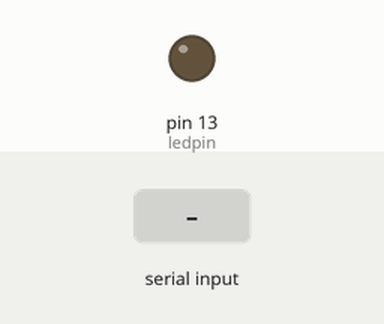
Bench run of a sketch on a simulated Arduino Uno, built with avr-gcc and run on an emulated ATmega328P. Parts: output pins drawn as LEDs (lit = HIGH). The test bench sets the inputs (shaded band). What the sketch prints to the serial monitor is not drawn.

Above: at 1.2 s.
1.3 s: "A" received over Serial
At 2.6 s:
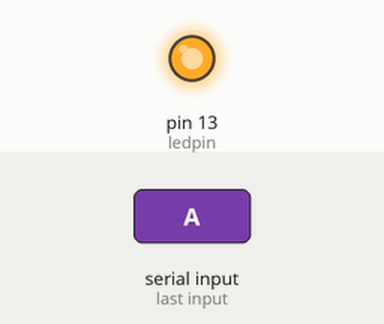
2.9 s: "b" received over Serial
At 3.8 s:
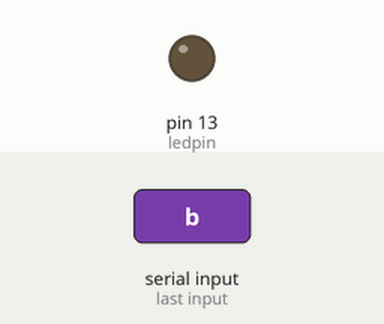
Timing chart, 0 to 5.9 s (numbered marks = the images above; inputs shaded):
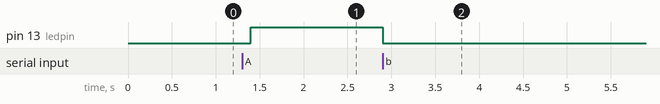

The sketch:

BlueTotth_easy.ino
```cpp
/*                                     +  -                                         +  -
                                       *  *    *  *  *  *  *       *  *  *  *  *    *  *
                                       *  *    *  *  *  *  *       *  *  +-----+    *  *
                                       *  * +----[PWR]-------------------| USB |--+ *  *
                                       *  * |                            +-----+  | *  *
                                       *  * |         GND/RST2  [ ][ ]            | *  *
                                       *  * |       MOSI2/SCK2  [ ][ ]  A5/SCL[ ] | *  *
                                       *  * |          5V/MISO2 [ ][ ]  A4/SDA[ ] | *  *
                                       *  * |                             AREF[ ] | *  *
                                       *  * |                              GND[ ] | *  *
                                       *  * | [ ]N/C                    SCK/13[ ] | *  *
                                       *  * | [ ]IOREF                 MISO/12[ ] | *  *
                                       *  * | [ ]RST                   MOSI/11[ ] | *  *
                                       *  * | [ ]3V3    +---+               10[ ] | *  *
                                       0------[0]5v    -| A |-               9[ ] | *  *
                                       *  * | [ ]GND   -| R |-               8[ ] | *  *
                                       *  0---[0]GND   -| D |-                    | *  *
                                       *  * | [ ]Vin   -| U |-               7[ ] | *  *
                                       *  * |          -| I |-               6[ ]~| *  *
                                       *  * | [0]A0    -| N |-               5[ ]~| *  *
                                       *  * | [ ]A1    -| O |-               4[ ] | *  *
                                       *  * | [ ]A2     +---+           INT1/3[ ]~| *  *
                                       *  * | [ ]A3                     INT0/2[ ] | *  *
                                       *  * | [ ]A4/SDA   RST SCK MISO    TX>1[0] |---------\
                                       *  * | [ ]A5/SCL   [ ] [ ] [ ]     RX<0[0] |-------\ |
                                       *  * |             [ ] [ ] [ ]             | *  *  | |
                                       *  * |  UNO_R3     GND MOSI 5V ____________/ *  *  | |
                                       *  * \________________________/              *  *  | |
                                       *  *    *  *  *  *  *       *  *  *  *  *    *  *  | |
                                       *  *    *  *  *  *  *       *  *  *  *  *    *  *  | |
                                       *  *    *  *  *  *  *       *  *  *  *  *    *  *  | |
                                       *  *    *  *  *  *  *       *  *  *  *  *    *  *  | |
+--------------------------+           *  *    *  *  *  *  *       *  *  *  *  *    *  *  | |
|   ___                    |----State  *  *    *  *  *  *  *       *  *  *  *  *    *  *  | |
|  [    +------+  +------+ |----RXD a TXD de Arduino--------------------------------------|-/   (pin 1)
|   ]   |      |  |      | |----TXD a RXD de Arduino-------------------------------------/      (pin 0)
|  [    |      |  |      | |----GND-------0    *  *  *  *  *       *  *  *  *  *    *  *
|   ]   +------+  +------+ |----Vcc-5v-0  *    *  *  *  *  *       *  *  *  *  *    *  *
|  [                       |-----      *  *    *  *  *  *  *       *  *  *  *  *    *  *
+--------------------------+           *  *    *  *  *  *  *       *  *  *  *  *    *  *
                                       *  0    *  *  *  *  *       *  *  *  *  *    *  0
                         pin GND---------/ \------------------------------------------/ - GND
                                       *  *    *  *  *  *  *       *  *  *  *  *    *  *
                                       0  *    *  *  *  *  *       *  *  *  *  *    0  *
                         pin 5v-------/ \------------------------------------------/+ 5v
*/
char valor;
int ledpin = 13;

void setup()
{

  pinMode(ledpin, OUTPUT);  // declaramos un led de testigo
  Serial.begin(9600);       // Inicializamos el puerto serial para comunicaciones
}

void loop()
{

  if(Serial.available())          // hay datos disponibles?
    valor = Serial.read();        // leemos el valor y lo colocamos en la variable valor
    Serial.println(valor);        // imprimimos el valor en el monitor serial
  if(valor == 'A')                // si recibimos una 'A'
     digitalWrite(ledpin, HIGH);  // prendemos el led
  else if(valor == 'b')           // si recibimos una 'B'
    digitalWrite(ledpin, LOW);    // apagamos el led
  delay(100);                    // delay 100ms para releer
}
```

Measured:
- after the input at 1.3 s, pin 13 (ledpin): LOW → HIGH after 0.10 s
- after the input at 2.9 s, pin 13 (ledpin): HIGH → LOW at once
